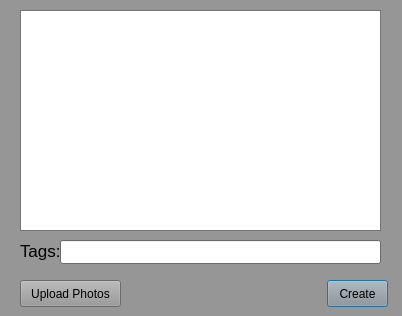
<?xml version="1.0" encoding="UTF-8"?>
<ui version="4.0">
 <class>Entry</class>
 <widget class="QDialog" name="Entry">
  <property name="enabled">
   <bool>true</bool>
  </property>
  <property name="geometry">
   <rect>
    <x>0</x>
    <y>0</y>
    <width>402</width>
    <height>316</height>
   </rect>
  </property>
  <property name="palette">
   <palette>
    <active>
     <colorrole role="WindowText">
      <brush brushstyle="SolidPattern">
       <color alpha="255">
        <red>0</red>
        <green>0</green>
        <blue>0</blue>
       </color>
      </brush>
     </colorrole>
     <colorrole role="Button">
      <brush brushstyle="SolidPattern">
       <color alpha="255">
        <red>151</red>
        <green>150</green>
        <blue>150</blue>
       </color>
      </brush>
     </colorrole>
     <colorrole role="Light">
      <brush brushstyle="SolidPattern">
       <color alpha="255">
        <red>227</red>
        <green>225</green>
        <blue>225</blue>
       </color>
      </brush>
     </colorrole>
     <colorrole role="Midlight">
      <brush brushstyle="SolidPattern">
       <color alpha="255">
        <red>189</red>
        <green>187</green>
        <blue>187</blue>
       </color>
      </brush>
     </colorrole>
     <colorrole role="Dark">
      <brush brushstyle="SolidPattern">
       <color alpha="255">
        <red>75</red>
        <green>75</green>
        <blue>75</blue>
       </color>
      </brush>
     </colorrole>
     <colorrole role="Mid">
      <brush brushstyle="SolidPattern">
       <color alpha="255">
        <red>101</red>
        <green>100</green>
        <blue>100</blue>
       </color>
      </brush>
     </colorrole>
     <colorrole role="Text">
      <brush brushstyle="SolidPattern">
       <color alpha="255">
        <red>0</red>
        <green>0</green>
        <blue>0</blue>
       </color>
      </brush>
     </colorrole>
     <colorrole role="BrightText">
      <brush brushstyle="SolidPattern">
       <color alpha="255">
        <red>255</red>
        <green>255</green>
        <blue>255</blue>
       </color>
      </brush>
     </colorrole>
     <colorrole role="ButtonText">
      <brush brushstyle="SolidPattern">
       <color alpha="255">
        <red>0</red>
        <green>0</green>
        <blue>0</blue>
       </color>
      </brush>
     </colorrole>
     <colorrole role="Base">
      <brush brushstyle="SolidPattern">
       <color alpha="255">
        <red>255</red>
        <green>255</green>
        <blue>255</blue>
       </color>
      </brush>
     </colorrole>
     <colorrole role="Window">
      <brush brushstyle="SolidPattern">
       <color alpha="255">
        <red>151</red>
        <green>150</green>
        <blue>150</blue>
       </color>
      </brush>
     </colorrole>
     <colorrole role="Shadow">
      <brush brushstyle="SolidPattern">
       <color alpha="255">
        <red>0</red>
        <green>0</green>
        <blue>0</blue>
       </color>
      </brush>
     </colorrole>
     <colorrole role="AlternateBase">
      <brush brushstyle="SolidPattern">
       <color alpha="255">
        <red>203</red>
        <green>202</green>
        <blue>202</blue>
       </color>
      </brush>
     </colorrole>
     <colorrole role="ToolTipBase">
      <brush brushstyle="SolidPattern">
       <color alpha="255">
        <red>255</red>
        <green>255</green>
        <blue>220</blue>
       </color>
      </brush>
     </colorrole>
     <colorrole role="ToolTipText">
      <brush brushstyle="SolidPattern">
       <color alpha="255">
        <red>0</red>
        <green>0</green>
        <blue>0</blue>
       </color>
      </brush>
     </colorrole>
    </active>
    <inactive>
     <colorrole role="WindowText">
      <brush brushstyle="SolidPattern">
       <color alpha="255">
        <red>0</red>
        <green>0</green>
        <blue>0</blue>
       </color>
      </brush>
     </colorrole>
     <colorrole role="Button">
      <brush brushstyle="SolidPattern">
       <color alpha="255">
        <red>151</red>
        <green>150</green>
        <blue>150</blue>
       </color>
      </brush>
     </colorrole>
     <colorrole role="Light">
      <brush brushstyle="SolidPattern">
       <color alpha="255">
        <red>227</red>
        <green>225</green>
        <blue>225</blue>
       </color>
      </brush>
     </colorrole>
     <colorrole role="Midlight">
      <brush brushstyle="SolidPattern">
       <color alpha="255">
        <red>189</red>
        <green>187</green>
        <blue>187</blue>
       </color>
      </brush>
     </colorrole>
     <colorrole role="Dark">
      <brush brushstyle="SolidPattern">
       <color alpha="255">
        <red>75</red>
        <green>75</green>
        <blue>75</blue>
       </color>
      </brush>
     </colorrole>
     <colorrole role="Mid">
      <brush brushstyle="SolidPattern">
       <color alpha="255">
        <red>101</red>
        <green>100</green>
        <blue>100</blue>
       </color>
      </brush>
     </colorrole>
     <colorrole role="Text">
      <brush brushstyle="SolidPattern">
       <color alpha="255">
        <red>0</red>
        <green>0</green>
        <blue>0</blue>
       </color>
      </brush>
     </colorrole>
     <colorrole role="BrightText">
      <brush brushstyle="SolidPattern">
       <color alpha="255">
        <red>255</red>
        <green>255</green>
        <blue>255</blue>
       </color>
      </brush>
     </colorrole>
     <colorrole role="ButtonText">
      <brush brushstyle="SolidPattern">
       <color alpha="255">
        <red>0</red>
        <green>0</green>
        <blue>0</blue>
       </color>
      </brush>
     </colorrole>
     <colorrole role="Base">
      <brush brushstyle="SolidPattern">
       <color alpha="255">
        <red>255</red>
        <green>255</green>
        <blue>255</blue>
       </color>
      </brush>
     </colorrole>
     <colorrole role="Window">
      <brush brushstyle="SolidPattern">
       <color alpha="255">
        <red>151</red>
        <green>150</green>
        <blue>150</blue>
       </color>
      </brush>
     </colorrole>
     <colorrole role="Shadow">
      <brush brushstyle="SolidPattern">
       <color alpha="255">
        <red>0</red>
        <green>0</green>
        <blue>0</blue>
       </color>
      </brush>
     </colorrole>
     <colorrole role="AlternateBase">
      <brush brushstyle="SolidPattern">
       <color alpha="255">
        <red>203</red>
        <green>202</green>
        <blue>202</blue>
       </color>
      </brush>
     </colorrole>
     <colorrole role="ToolTipBase">
      <brush brushstyle="SolidPattern">
       <color alpha="255">
        <red>255</red>
        <green>255</green>
        <blue>220</blue>
       </color>
      </brush>
     </colorrole>
     <colorrole role="ToolTipText">
      <brush brushstyle="SolidPattern">
       <color alpha="255">
        <red>0</red>
        <green>0</green>
        <blue>0</blue>
       </color>
      </brush>
     </colorrole>
    </inactive>
    <disabled>
     <colorrole role="WindowText">
      <brush brushstyle="SolidPattern">
       <color alpha="255">
        <red>75</red>
        <green>75</green>
        <blue>75</blue>
       </color>
      </brush>
     </colorrole>
     <colorrole role="Button">
      <brush brushstyle="SolidPattern">
       <color alpha="255">
        <red>151</red>
        <green>150</green>
        <blue>150</blue>
       </color>
      </brush>
     </colorrole>
     <colorrole role="Light">
      <brush brushstyle="SolidPattern">
       <color alpha="255">
        <red>227</red>
        <green>225</green>
        <blue>225</blue>
       </color>
      </brush>
     </colorrole>
     <colorrole role="Midlight">
      <brush brushstyle="SolidPattern">
       <color alpha="255">
        <red>189</red>
        <green>187</green>
        <blue>187</blue>
       </color>
      </brush>
     </colorrole>
     <colorrole role="Dark">
      <brush brushstyle="SolidPattern">
       <color alpha="255">
        <red>75</red>
        <green>75</green>
        <blue>75</blue>
       </color>
      </brush>
     </colorrole>
     <colorrole role="Mid">
      <brush brushstyle="SolidPattern">
       <color alpha="255">
        <red>101</red>
        <green>100</green>
        <blue>100</blue>
       </color>
      </brush>
     </colorrole>
     <colorrole role="Text">
      <brush brushstyle="SolidPattern">
       <color alpha="255">
        <red>75</red>
        <green>75</green>
        <blue>75</blue>
       </color>
      </brush>
     </colorrole>
     <colorrole role="BrightText">
      <brush brushstyle="SolidPattern">
       <color alpha="255">
        <red>255</red>
        <green>255</green>
        <blue>255</blue>
       </color>
      </brush>
     </colorrole>
     <colorrole role="ButtonText">
      <brush brushstyle="SolidPattern">
       <color alpha="255">
        <red>75</red>
        <green>75</green>
        <blue>75</blue>
       </color>
      </brush>
     </colorrole>
     <colorrole role="Base">
      <brush brushstyle="SolidPattern">
       <color alpha="255">
        <red>151</red>
        <green>150</green>
        <blue>150</blue>
       </color>
      </brush>
     </colorrole>
     <colorrole role="Window">
      <brush brushstyle="SolidPattern">
       <color alpha="255">
        <red>151</red>
        <green>150</green>
        <blue>150</blue>
       </color>
      </brush>
     </colorrole>
     <colorrole role="Shadow">
      <brush brushstyle="SolidPattern">
       <color alpha="255">
        <red>0</red>
        <green>0</green>
        <blue>0</blue>
       </color>
      </brush>
     </colorrole>
     <colorrole role="AlternateBase">
      <brush brushstyle="SolidPattern">
       <color alpha="255">
        <red>151</red>
        <green>150</green>
        <blue>150</blue>
       </color>
      </brush>
     </colorrole>
     <colorrole role="ToolTipBase">
      <brush brushstyle="SolidPattern">
       <color alpha="255">
        <red>255</red>
        <green>255</green>
        <blue>220</blue>
       </color>
      </brush>
     </colorrole>
     <colorrole role="ToolTipText">
      <brush brushstyle="SolidPattern">
       <color alpha="255">
        <red>0</red>
        <green>0</green>
        <blue>0</blue>
       </color>
      </brush>
     </colorrole>
    </disabled>
   </palette>
  </property>
  <property name="contextMenuPolicy">
   <enum>Qt::DefaultContextMenu</enum>
  </property>
  <property name="windowTitle">
   <string>Create Entry</string>
  </property>
  <widget class="QPlainTextEdit" name="plainTextEdit">
   <property name="geometry">
    <rect>
     <x>20</x>
     <y>10</y>
     <width>361</width>
     <height>221</height>
    </rect>
   </property>
  </widget>
  <widget class="QPushButton" name="pushButton">
   <property name="geometry">
    <rect>
     <x>327</x>
     <y>280</y>
     <width>61</width>
     <height>27</height>
    </rect>
   </property>
   <property name="text">
    <string>Create</string>
   </property>
  </widget>
  <widget class="QPushButton" name="pushButton_2">
   <property name="geometry">
    <rect>
     <x>20</x>
     <y>280</y>
     <width>101</width>
     <height>27</height>
    </rect>
   </property>
   <property name="text">
    <string>Upload Photos</string>
   </property>
  </widget>
  <widget class="QLineEdit" name="lineEdit">
   <property name="geometry">
    <rect>
     <x>60</x>
     <y>240</y>
     <width>321</width>
     <height>24</height>
    </rect>
   </property>
  </widget>
  <widget class="QLabel" name="label">
   <property name="geometry">
    <rect>
     <x>20</x>
     <y>240</y>
     <width>41</width>
     <height>21</height>
    </rect>
   </property>
   <property name="font">
    <font>
     <pointsize>13</pointsize>
    </font>
   </property>
   <property name="text">
    <string>Tags:</string>
   </property>
  </widget>
 </widget>
 <resources/>
 <connections/>
</ui>
